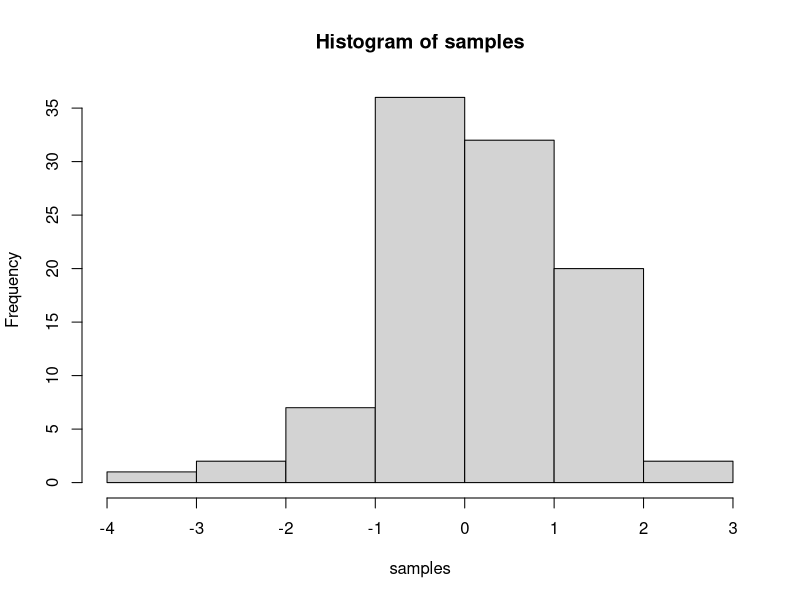

R code for this plot:
## ---- chunk 1
knitr::opts_chunk$set(
	message = FALSE,
	warning = FALSE,
	cache = TRUE
)
## ---- chunk 2
samples <- rnorm(100, mean=0, sd=1)
hist(samples)
